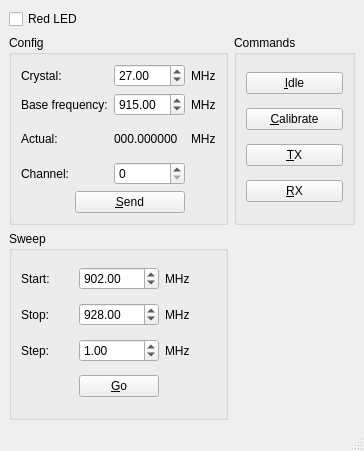
<ui version="4.0" >
 <class>Main_Window</class>
 <widget class="QMainWindow" name="Main_Window" >
  <property name="geometry" >
   <rect>
    <x>0</x>
    <y>0</y>
    <width>364</width>
    <height>451</height>
   </rect>
  </property>
  <property name="windowTitle" >
   <string>MainWindow</string>
  </property>
  <widget class="QWidget" name="centralwidget" >
   <layout class="QGridLayout" >
    <item row="0" column="0" >
     <widget class="QCheckBox" name="red_led" >
      <property name="text" >
       <string>Red LED</string>
      </property>
     </widget>
    </item>
    <item row="1" column="0" >
     <widget class="QGroupBox" name="groupBox" >
      <property name="sizePolicy" >
       <sizepolicy vsizetype="Preferred" hsizetype="Expanding" >
        <horstretch>0</horstretch>
        <verstretch>0</verstretch>
       </sizepolicy>
      </property>
      <property name="title" >
       <string>Config</string>
      </property>
      <layout class="QGridLayout" >
       <item row="0" column="0" >
        <widget class="QLabel" name="label_3" >
         <property name="text" >
          <string>Crystal:</string>
         </property>
        </widget>
       </item>
       <item row="0" column="2" >
        <widget class="QDoubleSpinBox" name="crystal" >
         <property name="singleStep" >
          <double>0.100000000000000</double>
         </property>
         <property name="value" >
          <double>27.000000000000000</double>
         </property>
        </widget>
       </item>
       <item row="0" column="3" >
        <widget class="QLabel" name="label_7" >
         <property name="text" >
          <string>MHz</string>
         </property>
        </widget>
       </item>
       <item row="1" column="0" colspan="2" >
        <widget class="QLabel" name="label" >
         <property name="text" >
          <string>Base frequency:</string>
         </property>
        </widget>
       </item>
       <item row="1" column="2" >
        <widget class="QDoubleSpinBox" name="freq" >
         <property name="maximum" >
          <double>1000.000000000000000</double>
         </property>
         <property name="value" >
          <double>915.000000000000000</double>
         </property>
        </widget>
       </item>
       <item row="1" column="3" >
        <widget class="QLabel" name="label_5" >
         <property name="text" >
          <string>MHz</string>
         </property>
        </widget>
       </item>
       <item row="2" column="0" >
        <widget class="QLabel" name="label_4" >
         <property name="text" >
          <string>Actual:</string>
         </property>
        </widget>
       </item>
       <item row="2" column="2" >
        <widget class="QLabel" name="freq_actual" >
         <property name="text" >
          <string>000.000000</string>
         </property>
        </widget>
       </item>
       <item row="2" column="3" >
        <widget class="QLabel" name="label_6" >
         <property name="text" >
          <string>MHz</string>
         </property>
        </widget>
       </item>
       <item row="3" column="0" >
        <widget class="QLabel" name="label_2" >
         <property name="text" >
          <string>Channel:</string>
         </property>
        </widget>
       </item>
       <item row="3" column="2" >
        <widget class="QSpinBox" name="channel" >
         <property name="maximum" >
          <number>255</number>
         </property>
        </widget>
       </item>
       <item row="4" column="1" colspan="2" >
        <widget class="QPushButton" name="send" >
         <property name="text" >
          <string>&amp;Send</string>
         </property>
        </widget>
       </item>
      </layout>
     </widget>
    </item>
    <item row="1" column="1" >
     <widget class="QGroupBox" name="groupBox_2" >
      <property name="title" >
       <string>Commands</string>
      </property>
      <layout class="QGridLayout" >
       <item row="0" column="0" >
        <widget class="QPushButton" name="idle" >
         <property name="text" >
          <string>&amp;Idle</string>
         </property>
        </widget>
       </item>
       <item row="1" column="0" >
        <widget class="QPushButton" name="cal" >
         <property name="text" >
          <string>&amp;Calibrate</string>
         </property>
        </widget>
       </item>
       <item row="2" column="0" >
        <widget class="QPushButton" name="tx" >
         <property name="text" >
          <string>&amp;TX</string>
         </property>
        </widget>
       </item>
       <item row="3" column="0" >
        <widget class="QPushButton" name="rx" >
         <property name="text" >
          <string>&amp;RX</string>
         </property>
        </widget>
       </item>
      </layout>
     </widget>
    </item>
    <item row="2" column="0" >
     <widget class="QGroupBox" name="groupBox_3" >
      <property name="title" >
       <string>Sweep</string>
      </property>
      <layout class="QGridLayout" >
       <item row="0" column="0" >
        <widget class="QLabel" name="label_8" >
         <property name="text" >
          <string>Start:</string>
         </property>
        </widget>
       </item>
       <item row="0" column="1" >
        <widget class="QDoubleSpinBox" name="sweep_start" >
         <property name="maximum" >
          <double>1000.000000000000000</double>
         </property>
         <property name="value" >
          <double>902.000000000000000</double>
         </property>
        </widget>
       </item>
       <item row="0" column="2" >
        <widget class="QLabel" name="label_10" >
         <property name="text" >
          <string>MHz</string>
         </property>
        </widget>
       </item>
       <item row="1" column="0" >
        <widget class="QLabel" name="label_9" >
         <property name="text" >
          <string>Stop:</string>
         </property>
        </widget>
       </item>
       <item row="1" column="1" >
        <widget class="QDoubleSpinBox" name="sweep_stop" >
         <property name="maximum" >
          <double>1000.000000000000000</double>
         </property>
         <property name="value" >
          <double>928.000000000000000</double>
         </property>
        </widget>
       </item>
       <item row="1" column="2" >
        <widget class="QLabel" name="label_11" >
         <property name="text" >
          <string>MHz</string>
         </property>
        </widget>
       </item>
       <item row="2" column="0" >
        <widget class="QLabel" name="label_13" >
         <property name="text" >
          <string>Step:</string>
         </property>
        </widget>
       </item>
       <item row="2" column="1" >
        <widget class="QDoubleSpinBox" name="sweep_step" >
         <property name="maximum" >
          <double>1000.000000000000000</double>
         </property>
         <property name="value" >
          <double>1.000000000000000</double>
         </property>
        </widget>
       </item>
       <item row="2" column="2" >
        <widget class="QLabel" name="label_12" >
         <property name="text" >
          <string>MHz</string>
         </property>
        </widget>
       </item>
       <item row="3" column="1" >
        <widget class="QPushButton" name="sweep" >
         <property name="text" >
          <string>&amp;Go</string>
         </property>
        </widget>
       </item>
      </layout>
     </widget>
    </item>
    <item row="2" column="1" >
     <spacer>
      <property name="orientation" >
       <enum>Qt::Horizontal</enum>
      </property>
      <property name="sizeHint" >
       <size>
        <width>40</width>
        <height>20</height>
       </size>
      </property>
     </spacer>
    </item>
   </layout>
  </widget>
  <widget class="QMenuBar" name="menubar" >
   <property name="geometry" >
    <rect>
     <x>0</x>
     <y>0</y>
     <width>364</width>
     <height>29</height>
    </rect>
   </property>
  </widget>
  <widget class="QStatusBar" name="statusbar" />
 </widget>
 <resources/>
 <connections/>
</ui>
